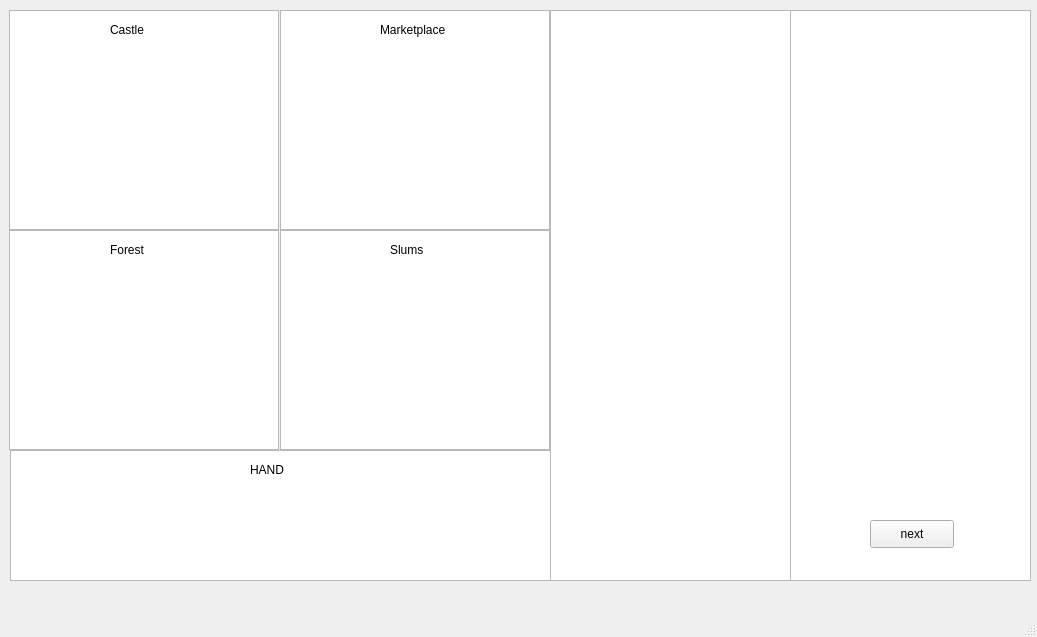
<?xml version="1.0" encoding="UTF-8"?>
<ui version="4.0">
 <class>MainWindow</class>
 <widget class="QMainWindow" name="MainWindow">
  <property name="geometry">
   <rect>
    <x>0</x>
    <y>0</y>
    <width>1037</width>
    <height>637</height>
   </rect>
  </property>
  <property name="windowTitle">
   <string>MainWindow</string>
  </property>
  <widget class="QWidget" name="centralwidget">
   <property name="cursor">
    <cursorShape>ArrowCursor</cursorShape>
   </property>
   <widget class="QGraphicsView" name="graphicsView">
    <property name="geometry">
     <rect>
      <x>9</x>
      <y>10</y>
      <width>270</width>
      <height>220</height>
     </rect>
    </property>
   </widget>
   <widget class="QGraphicsView" name="graphicsView_2">
    <property name="geometry">
     <rect>
      <x>280</x>
      <y>10</y>
      <width>270</width>
      <height>220</height>
     </rect>
    </property>
   </widget>
   <widget class="QGraphicsView" name="graphicsView_3">
    <property name="geometry">
     <rect>
      <x>9</x>
      <y>230</y>
      <width>270</width>
      <height>220</height>
     </rect>
    </property>
   </widget>
   <widget class="QGraphicsView" name="graphicsView_4">
    <property name="geometry">
     <rect>
      <x>280</x>
      <y>230</y>
      <width>270</width>
      <height>220</height>
     </rect>
    </property>
   </widget>
   <widget class="QGraphicsView" name="graphicsView_hand">
    <property name="geometry">
     <rect>
      <x>10</x>
      <y>450</y>
      <width>541</width>
      <height>131</height>
     </rect>
    </property>
   </widget>
   <widget class="QTextBrowser" name="textBrowser_2">
    <property name="geometry">
     <rect>
      <x>790</x>
      <y>10</y>
      <width>241</width>
      <height>571</height>
     </rect>
    </property>
   </widget>
   <widget class="QLabel" name="label">
    <property name="geometry">
     <rect>
      <x>110</x>
      <y>20</y>
      <width>63</width>
      <height>20</height>
     </rect>
    </property>
    <property name="text">
     <string>Castle</string>
    </property>
   </widget>
   <widget class="QLabel" name="label_2">
    <property name="geometry">
     <rect>
      <x>110</x>
      <y>240</y>
      <width>63</width>
      <height>20</height>
     </rect>
    </property>
    <property name="text">
     <string>Forest</string>
    </property>
   </widget>
   <widget class="QLabel" name="label_3">
    <property name="geometry">
     <rect>
      <x>390</x>
      <y>240</y>
      <width>63</width>
      <height>20</height>
     </rect>
    </property>
    <property name="text">
     <string>Slums</string>
    </property>
   </widget>
   <widget class="QLabel" name="label_4">
    <property name="geometry">
     <rect>
      <x>380</x>
      <y>20</y>
      <width>81</width>
      <height>20</height>
     </rect>
    </property>
    <property name="text">
     <string>Marketplace</string>
    </property>
   </widget>
   <widget class="QLabel" name="label_5">
    <property name="geometry">
     <rect>
      <x>250</x>
      <y>460</y>
      <width>63</width>
      <height>20</height>
     </rect>
    </property>
    <property name="text">
     <string>HAND</string>
    </property>
   </widget>
   <widget class="QGraphicsView" name="graphicsView_actions">
    <property name="geometry">
     <rect>
      <x>550</x>
      <y>10</y>
      <width>241</width>
      <height>571</height>
     </rect>
    </property>
   </widget>
   <widget class="QPushButton" name="nextButton">
    <property name="geometry">
     <rect>
      <x>870</x>
      <y>520</y>
      <width>84</width>
      <height>28</height>
     </rect>
    </property>
    <property name="text">
     <string>next</string>
    </property>
   </widget>
  </widget>
  <widget class="QMenuBar" name="menubar">
   <property name="geometry">
    <rect>
     <x>0</x>
     <y>0</y>
     <width>1037</width>
     <height>25</height>
    </rect>
   </property>
  </widget>
  <widget class="QStatusBar" name="statusbar"/>
 </widget>
 <resources/>
 <connections/>
</ui>
